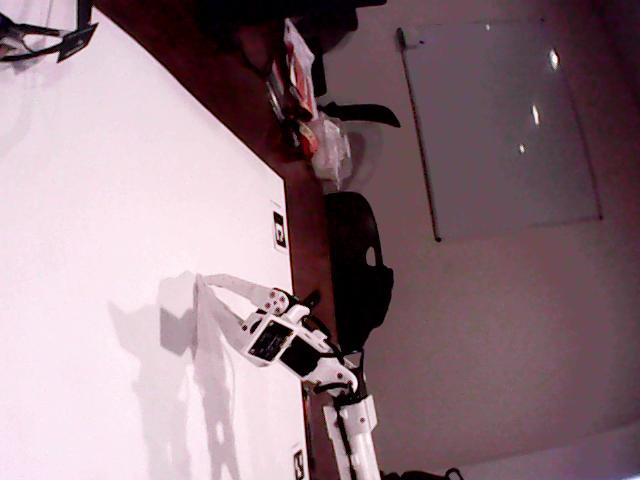
#> input picture data/2026-10-17/images/relay_side.jpg, 640 x 480 px, given in place of , which was not available
$ python live.py
#> lines starting #> are read from the running program, lines starting #| are printed output that depends on the picture; pictures that were not available may be replaced by others from this repository, and a replacement may not be noted
### scene/markers.py
"""Table tracking for the front (scene) camera with ArUco markers.

Four markers sit at known positions on the table. Every frame we find them and
fit a homography H: camera pixels -> table millimetres. Because it is refit per
frame, it keeps working while the head-mounted camera moves.

Table frame: origin and axes are whatever you measure the marker centres in,
e.g. origin at the mat's bottom-left corner, x to the right, y away from you.
"""

from __future__ import annotations

import json
import time
from dataclasses import dataclass, field
from pathlib import Path

import cv2
import numpy as np

CONFIG_PATH = Path(__file__).with_name("config.json")
DICTIONARY = cv2.aruco.DICT_4X4_50


@dataclass
class TableConfig:
    marker_size_mm: float = 50.0  # printed black-square edge length
    # marker id -> centre (x, y) on the table in mm. Measure yours and edit config.json.
    markers: dict[int, tuple[float, float]] = field(
        default_factory=lambda: {0: (0.0, 0.0), 1: (400.0, 0.0), 2: (400.0, 300.0), 3: (0.0, 300.0)}
    )
    # marker id -> its own printed edge length (mm), for markers not marker_size_mm (the big head-camera ones)
    sizes: dict[int, float] = field(default_factory=dict)
    min_markers: int = 2  # each marker gives 4 corners, so 2 markers already fix a homography
    max_reproj_mm: float = 10.0  # reject a fit whose corners land further than this from where they belong

    @classmethod
    def load(cls) -> TableConfig:
        if not CONFIG_PATH.exists():
            return cls()
        data = json.loads(CONFIG_PATH.read_text())
#> (reads scene/config.json from the repository)
        data["markers"] = {int(k): tuple(v) for k, v in data.get("markers", {}).items()}
        data["sizes"] = {int(k): float(v) for k, v in data.get("sizes", {}).items()}
        return cls(**data)

    # [4 lines left out: function save, not called in this run]

    def size_of(self, marker_id: int) -> float:
        return self.sizes.get(marker_id, self.marker_size_mm)

    # [8 lines left out: function corners_mm, not called in this run]


@dataclass
class SceneSample:
    t: float
    marker_px: dict[int, np.ndarray]  # id -> 4x2 corner pixels of every known marker seen
    H: np.ndarray | None  # 3x3, camera pixels -> table mm; None when not enough markers
    reproj_mm: float  # RMS corner error of the fit, mm (nan when no fit)
    valid: bool


class TableTracker:
    def __init__(self, config: TableConfig | None = None, static: bool = False, hold_path: Path | None = None,
                 memory_s: float = 0.0):
        """static=True for a fixed camera (the side camera): once all markers have been read in one
        frame, that fit is held while whatever markers are visible still agree with it, so small far
        markers flickering in and out don't matter. A moving (head) camera must refit every frame.
        hold_path keeps the held fit across restarts (still re-checked against the visible markers)."""
        self.config = config or TableConfig()
        self.static = static
        self.hold_path = hold_path
        # memory_s > 0 (head camera): a marker stays usable this long after it was last decoded. Board B decodes
        # the small markers only now and then, one at a time; while the head is near-still, markers seen a few
        # frames apart combine into a fit.
        self.memory_s = memory_s
        self._recent: dict[int, tuple[float, np.ndarray]] = {}
        self._held: np.ndarray | None = None
        self._saved_at = 0.0
        if static and hold_path and hold_path.exists():
            data = json.loads(hold_path.read_text())
            if data.get("markers") == {str(k): list(v) for k, v in self.config.markers.items()}:
                self._held = np.array(data["H"])
        params = cv2.aruco.DetectorParameters()
        params.cornerRefinementMethod = cv2.aruco.CORNER_REFINE_SUBPIX  # steadier corners on small markers
        self._detector = cv2.aruco.ArucoDetector(cv2.aruco.getPredefinedDictionary(DICTIONARY), params)

    def _detect(self, gray: np.ndarray, scale: float) -> dict[int, np.ndarray]:
        img = gray if scale == 1 else cv2.resize(gray, None, fx=scale, fy=scale, interpolation=cv2.INTER_CUBIC)
        corners, ids, _ = self._detector.detectMarkers(img)
        seen: dict[int, np.ndarray] = {}
        if ids is not None:
            for marker_corners, marker_id in zip(corners, ids.flatten()):
                if int(marker_id) in self.config.markers:
                    seen[int(marker_id)] = marker_corners.reshape(4, 2) / scale
        return seen

    def process(self, frame: np.ndarray, t: float) -> SceneSample:
        gray = frame if frame.ndim == 2 else cv2.cvtColor(frame, cv2.COLOR_BGR2GRAY)
        seen = self._detect(gray, 1)
        if len(seen) < len(self.config.markers):
            # small/far markers (a few px per cell): try again on an enlarged copy, keep whichever finds more
            bigger = self._detect(gray, 2)
            if len(bigger) > len(seen):
                seen = bigger

        if self.memory_s > 0:
            for mid, corners in seen.items():
                self._recent[mid] = (t, corners)
            self._recent = {m: v for m, v in self._recent.items() if t - v[0] <= self.memory_s}
            seen = {m: v[1] for m, v in self._recent.items()}

        if len(seen) < self.config.min_markers:
            # One marker can't tell a held fit from a slightly bumped camera (it misses small turns),
            # so it never confirms one: not locked until a second marker shows.
            return SceneSample(t, seen, None, float("nan"), False)

        px = np.concatenate([seen[i] for i in seen]).astype(np.float32)
        mm = np.concatenate([self.config.corners_mm(i) for i in seen])
        H, _ = cv2.findHomography(px, mm, 0)
        if H is None:
            return SceneSample(t, seen, None, float("nan"), False)
        err = np.linalg.norm(pixels_to_table(H, px) - mm, axis=1)
        rms = float(np.sqrt((err**2).mean()))
        ok = rms <= self.config.max_reproj_mm
        if not self.static:
            return SceneSample(t, seen, H, rms, ok)
        if ok and len(seen) == len(self.config.markers):
            if self.hold_path and (self._held is None or time.time() - self._saved_at > 10):
                self.hold_path.write_text(json.dumps({"H": H.tolist(), "rms_mm": rms,
                                                      "markers": {str(k): list(v) for k, v in self.config.markers.items()}}))
                self._saved_at = time.time()
            self._held = H  # the best kind of fit: hold it
            return SceneSample(t, seen, H, rms, True)
        if self._held is not None:
            held_err = np.linalg.norm(pixels_to_table(self._held, px) - mm, axis=1)
            held_rms = float(np.sqrt((held_err**2).mean()))
            if held_rms <= self.config.max_reproj_mm:
                return SceneSample(t, seen, self._held, held_rms, True)
            self._held = None  # the visible markers moved: the camera was bumped
        # a fixed camera's far markers are the small ones: two near markers alone extrapolate badly
        return SceneSample(t, seen, H, rms, ok and len(seen) >= 3)


def pixels_to_table(H: np.ndarray, pts: np.ndarray) -> np.ndarray:
    """Nx2 camera pixels -> Nx2 table mm."""
    return cv2.perspectiveTransform(np.asarray(pts, np.float32).reshape(-1, 1, 2), H).reshape(-1, 2)


def table_to_pixels(H: np.ndarray, pts: np.ndarray) -> np.ndarray:
    """Nx2 table mm -> Nx2 camera pixels."""
    return cv2.perspectiveTransform(np.asarray(pts, np.float32).reshape(-1, 1, 2), np.linalg.inv(H)).reshape(-1, 2)

### gaze/capture.py
"""Read a camera in a background thread so two cameras at different rates don't block each other."""

from __future__ import annotations

import os
import threading
import time

os.environ.setdefault("OPENCV_LOG_LEVEL", "SILENT")
# Wi-Fi (MJPEG over HTTP) streams: tell FFmpeg not to buffer, so frames arrive with minimal lag.
os.environ.setdefault("OPENCV_FFMPEG_CAPTURE_OPTIONS", "fflags;nobuffer|flags;low_delay")
import cv2  # noqa: E402
import numpy as np  # noqa: E402

# Board B (OpenIris over Wi-Fi) sends its picture mirrored left-right; un-mirror it everywhere so the
# table's ArUco markers decode and screen/table left is image left.
FRONT_MIRRORED = True


def is_raw_board_stream(url: str) -> bool:
    """True for an OpenIris board's own stream (root path), False for relay streams like /front."""
    from urllib.parse import urlparse

    return urlparse(url).path in ("", "/")


EYE_CAMERA_NAME = "openiristracker"  # Board A's USB camera name
BOARD_B_MAC = "10-b4-1d-e9-fe-1c"  # Board B's Wi-Fi address: finds its IP on whichever hotspot it joined


# [48 lines left out: functions resolve, open_camera, not called in this run]


SOI, EOI = bytes([0xFF, 0xD8]), bytes([0xFF, 0xD9])  # JPEG start / end markers


class MjpegCapture:
    """Minimal cv2.VideoCapture stand-in for an HTTP multipart MJPEG stream: read() -> (ok, frame).

    JPEGs are cut out of the byte stream between their start (FFD8) and end (FFD9) markers and decoded one by
    one; a frame that won't decode is dropped. read() fails after `read_timeout` s without a good frame, so
    CameraThread reconnects as before."""

    # [9 lines left out: function __init__, not called in this run]

    def isOpened(self) -> bool:  # noqa: N802 - mirrors cv2.VideoCapture
        return self._resp is not None

    # [30 lines left out: functions read, release, not called in this run]


class CameraThread:
    """Keeps grabbing frames; `latest()` returns the newest (frame, time, frame_number).

    Network streams (the Wi-Fi front camera) reconnect by themselves when they stall.
    """

    # [53 lines left out: functions __init__, _run, age, not called in this run]

    def latest(self) -> tuple[np.ndarray | None, float, int]:
        with self._lock:
            return self._frame, self._t, self._count

    # [14 lines left out: functions wait_new, close, not called in this run]

### scene/live.py
"""Live front-camera view: table markers, the table grid, and table mm under the mouse.

Works with the Wi-Fi front camera (Board B) or any USB camera. Table layout
(marker ids, centres in mm, marker size) lives in scene/config.json.

Usage (from the armproject folder):
    front.cmd --camera http://172.20.10.2/    # Board B over the hotspot
    front.cmd --camera 1                      # a USB camera

Keys:
    g      toggle the 50 mm table grid
    s      save a snapshot to snapshots/
    q/Esc  quit
Move the mouse over the picture to read the table position under it.
"""

import argparse
import os
import time
from pathlib import Path

os.environ.setdefault("OPENCV_LOG_LEVEL", "SILENT")
os.environ.setdefault("OPENCV_FFMPEG_CAPTURE_OPTIONS", "fflags;nobuffer|flags;low_delay")
import cv2  # noqa: E402
import numpy as np  # noqa: E402

from gaze.capture import FRONT_MIRRORED, is_raw_board_stream  # noqa: E402
from scene.markers import CONFIG_PATH, TableConfig, TableTracker, pixels_to_table, table_to_pixels  # noqa: E402

WINDOW = "front"
GRID_MM = 50


def open_camera(source: str) -> cv2.VideoCapture:
    if source.isdigit():
        return cv2.VideoCapture(int(source), cv2.CAP_DSHOW)
    return cv2.VideoCapture(source)


def draw_grid(view, H, config: TableConfig, scale: float) -> None:
    xs = [p[0] for p in config.markers.values()]
    ys = [p[1] for p in config.markers.values()]
    x0, x1, y0, y1 = min(xs), max(xs), min(ys), max(ys)
    for x in np.arange(x0, x1 + 1, GRID_MM):
        a, b = table_to_pixels(H, [[x, y0], [x, y1]]) * scale
        cv2.line(view, tuple(a.astype(int)), tuple(b.astype(int)), (255, 200, 0), 1)
    for y in np.arange(y0, y1 + 1, GRID_MM):
        a, b = table_to_pixels(H, [[x0, y], [x1, y]]) * scale
        cv2.line(view, tuple(a.astype(int)), tuple(b.astype(int)), (255, 200, 0), 1)


def main() -> None:
    parser = argparse.ArgumentParser()
    parser.add_argument("--camera", default="http://172.20.10.2/", help="Camera number or stream URL")
    parser.add_argument("--scale", type=float, default=0, help="Window zoom (default: fit about 720 px)")
    args = parser.parse_args()

    config = TableConfig.load()
    if not CONFIG_PATH.exists():
        config.save()
        print(f"Wrote default table layout to {CONFIG_PATH} - measure your marker centres and edit it.")
    tracker = TableTracker(config)
    cap = open_camera(args.camera)
    if not cap.isOpened():
        raise SystemExit(f"Could not open {args.camera}. Is the hotspot on / the camera free?")

    mouse = [None]
    cv2.namedWindow(WINDOW)
    cv2.setMouseCallback(WINDOW, lambda e, x, y, f, p: mouse.__setitem__(0, (x, y)))
    show_grid, fps, last_t = True, 0.0, None
    print(__doc__.split("Keys:")[1])

    while True:
        ok, frame = cap.read()
#> frame is the input picture: shape (480, 640, 3); mean B, G, R 128, 120, 143.9
        if not ok:
            if cv2.waitKey(100) & 0xFF in (ord("q"), 27):
                break
            continue
        if FRONT_MIRRORED and not args.camera.isdigit() and is_raw_board_stream(args.camera):
            frame = cv2.flip(frame, 1)  # Board B sends a mirrored picture
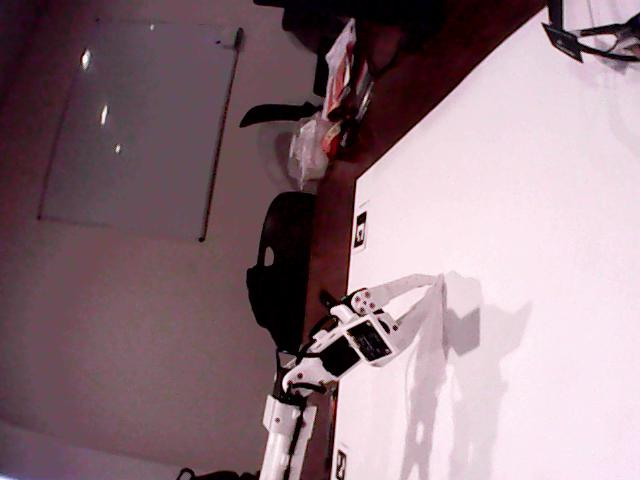
#> frame: shape (480, 640, 3); mean B, G, R 128, 120, 143.9
        t = time.monotonic()
        if last_t is not None:
            fps = 0.9 * fps + 0.1 / max(t - last_t, 1e-3)
        last_t = t

        sample = tracker.process(frame, t)
#> in process, `gray = frame if frame.ndim == 2 else cv2.cvtColor(frame, cv2.COLOR_BGR..`:
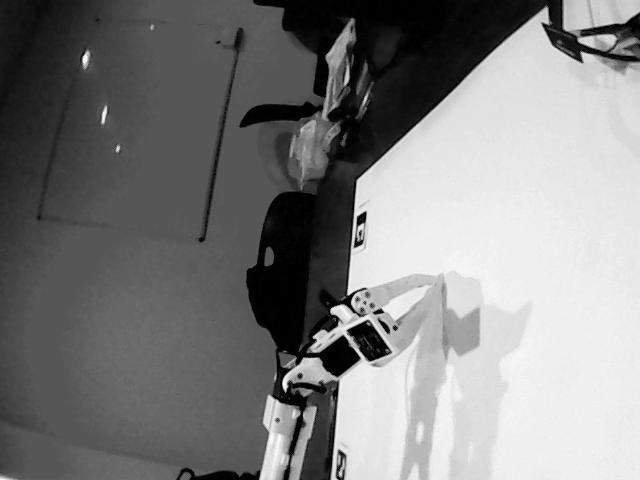
#> gray: shape (480, 640); min 0, max 255, mean 128
#> in _detect, `corners, ids, _ = self._detector.detectMarkers(img)`: corners = (); ids = None
#> in process, `seen = self._detect(gray, 1)`: seen = 0 items

        scale = args.scale or max(1.0, 720 / max(frame.shape[:2]))
#> scale = 1.12
        view = frame if frame.ndim == 3 else cv2.cvtColor(frame, cv2.COLOR_GRAY2BGR)
        view = cv2.resize(view, None, fx=scale, fy=scale, interpolation=cv2.INTER_LINEAR)
        for marker_id, px in sample.marker_px.items():
            pts = (px * scale).astype(int)
            cv2.polylines(view, [pts], True, (0, 255, 0), 2)
            cv2.putText(view, str(marker_id), tuple(pts[0]), cv2.FONT_HERSHEY_SIMPLEX, 0.6, (0, 255, 0), 2)
#> this loop made 0 passes
        if sample.H is not None and show_grid:
            draw_grid(view, sample.H, config, scale)

        state = "TABLE LOCKED" if sample.valid else "NO TABLE"
#> state = 'NO TABLE'
        colour = (0, 255, 0) if sample.valid else (0, 0, 255)
#> colour = (0, 0, 255)
        lines = [
            f"{state}  {fps:4.1f} fps  {frame.shape[1]}x{frame.shape[0]}",
            f"markers {sorted(sample.marker_px)}  fit err {sample.reproj_mm:.1f} mm",
        ]
#> lines = ['NO TABLE   0.0 fps  640x480', 'markers []  fit err nan mm']
        if sample.H is not None and mouse[0] is not None:
            mx, my = mouse[0]
            tx, ty = pixels_to_table(sample.H, [[mx / scale, my / scale]])[0]
            lines.append(f"mouse -> table ({tx:.0f}, {ty:.0f}) mm")
            cv2.drawMarker(view, (mx, my), (0, 200, 255), cv2.MARKER_CROSS, 14, 1)
        for i, line in enumerate(lines):
            cv2.putText(view, line, (8, 22 + 22 * i), cv2.FONT_HERSHEY_SIMPLEX, 0.55, colour if i == 0 else (255, 255, 255), 1)
#> this loop made 2 passes
#> line on passes 1 to 2: 'NO TABLE   0.0 fps  640x480', 'markers []  fit err nan mm'
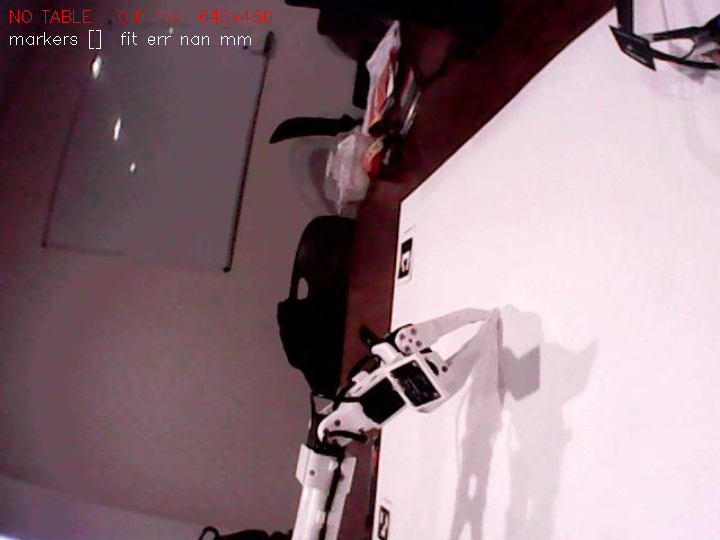
#> view: shape (540, 720, 3); mean B, G, R 128.1, 120.1, 144.3
        cv2.imshow(WINDOW, view)

        key = cv2.waitKey(1) & 0xFF
#> (key q is pressed here)
        if key in (ord("q"), 27) or cv2.getWindowProperty(WINDOW, cv2.WND_PROP_VISIBLE) < 1:
            break
        if key == ord("g"):
            show_grid = not show_grid
        elif key == ord("s"):
            Path("snapshots").mkdir(exist_ok=True)
            path = Path("snapshots") / f"front-{time.strftime('%Y%m%d-%H%M%S')}.png"
            cv2.imwrite(str(path), frame)
            print(f"saved {path}")

    cap.release()
    cv2.destroyAllWindows()


if __name__ == "__main__":
    main()
